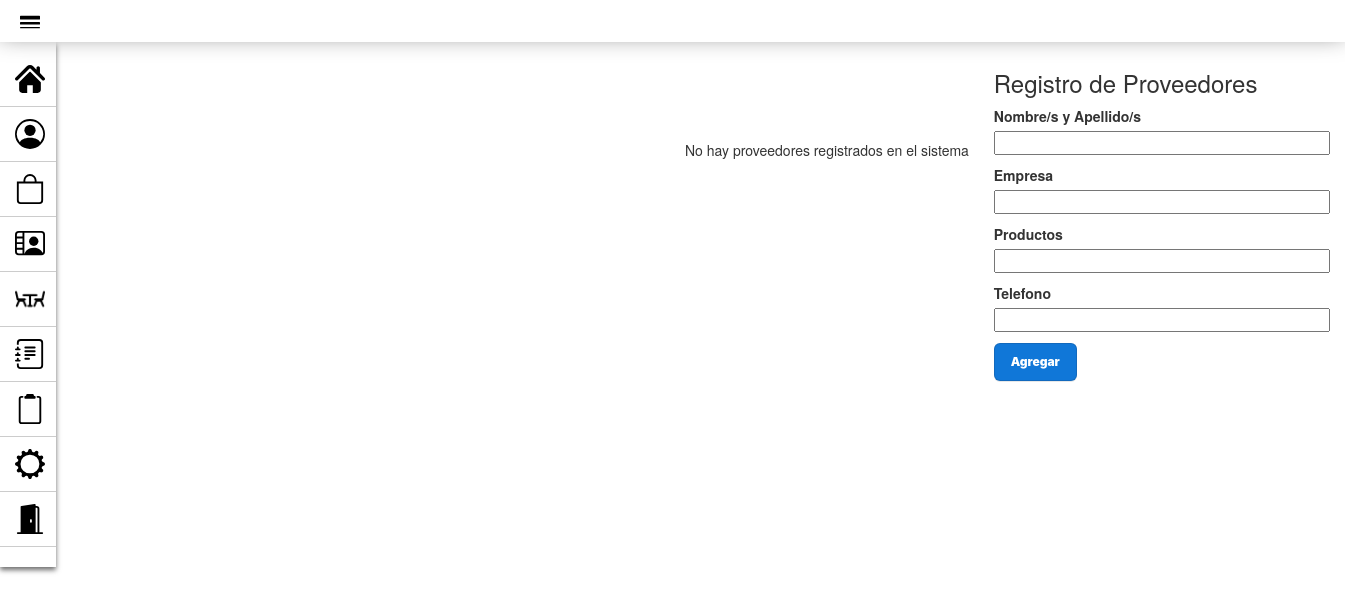
The app's page /PAGINA_GestionProveedores.php, older data.
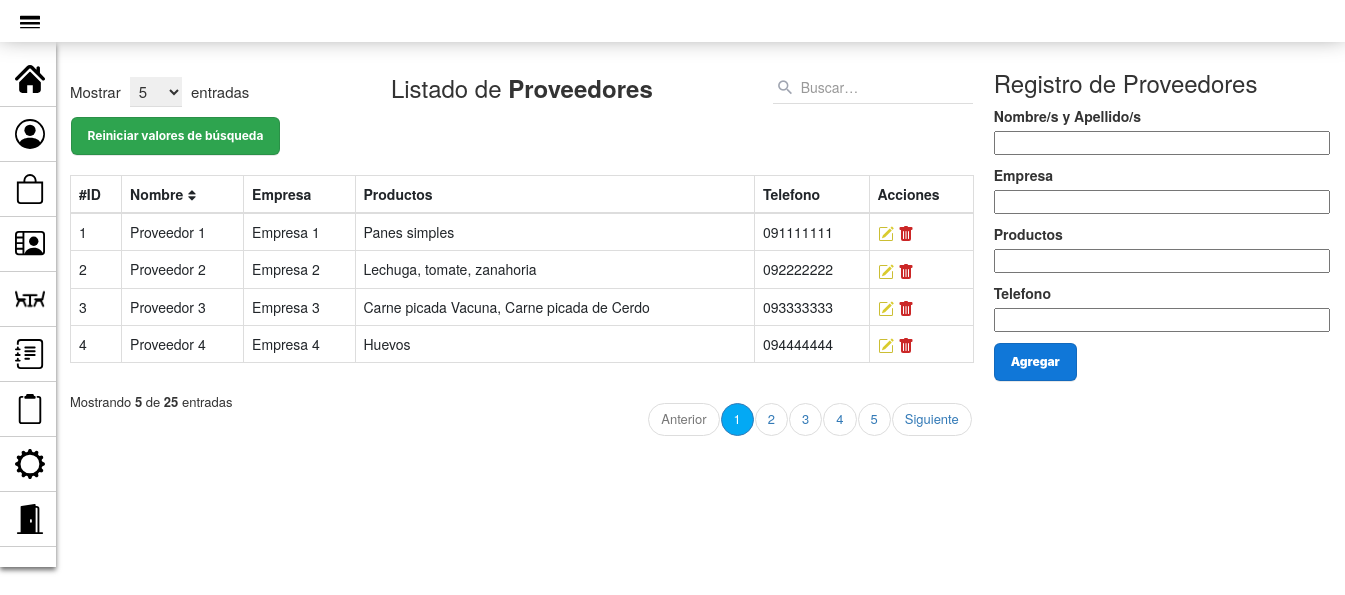
The same page, newer data.
### tables this page shows
CREATE TABLE `proveedor` (
  `id_proveedor` int(10) PRIMARY KEY NOT NULL AUTO_INCREMENT COMMENT 'ID del Proveedor',
  `nombre_apellido` varchar(60) NOT NULL COMMENT 'Nombre y Apellido del Proveedor',
  `empresa` varchar(40) NOT NULL COMMENT 'Empresa a la que pertenece el Proveedor',
  `productos` varchar(180) NOT NULL COMMENT 'Productos que proporciona el Proveedor',
  `telefono` varchar(18) NOT NULL COMMENT 'Teléfono del Proveedor'
);

### modelo/conexion.php (called while the page is built)
<?php
class Conectar{
    public static function conexion (){
        try{
            $host ="localhost";
            $user ="root";
            $pass="";
            $bd="proyecto_grupo2";
            $con = mysqli_connect($host,$user,$pass);
            mysqli_select_db($con,$bd);
            return $con;
        }catch(Exception $e){
    die('Error'.$e->getMessage());
    echo "La linea de error " . $e->getLine();
        }
    }
    }
?>

### modelo/Proveedor.php (called while the page is built, shortened)
<?php
class Proveedor
{
    private $con;
    private $proveedor;
    public function __construct()
    {
        require_once("conexion.php");
        $this->con = conectar::conexion();
    }
    public function listar_proveedores()
    {
        $sql = "SELECT * FROM proveedor ORDER BY id_proveedor";
        $query = mysqli_query($this->con, $sql);
        while ($filas = mysqli_fetch_array($query)) {
            $this->proveedor[] = $filas;
        }
        return $this->proveedor;
    }
}
?>

### vista/Proveedor_VISTA.php (the view, shortened to what the changed rows need)
<!DOCTYPE html>
<html lang="es">
<head>
    <link rel="stylesheet" href="assets/styles2.css">
    <link href="https://cdn.jsdelivr.net/npm/bootstrap@5.2.0/dist/css/bootstrap.min.css" rel="stylesheet">
    <link href="https://maxcdn.bootstrapcdn.com/bootstrap/3.3.7/css/bootstrap.min.css" rel="stylesheet">
</head>
<body>
    <div class="container">
        <div class="table-responsive">
            <div class="table-wrapper">
                <div class="table-title">
                    <div class="row">
                        <div class="col-xs-4">
                            <div class="show-entries">
                                <span>Mostrar</span>
                                <select>
                                    <option>5</option>
                                </select>
                                <span>entradas</span>
                            </div>
                        </div>
                        <div class="col-xs-4">
                            <h2 class="text-center">Listado de <b>Proveedores</b></h2>
                        </div>
                        <?php require_once("vista/BUSCAR_Proveedor_VISTA.php"); ?>
                        <table class="table table-bordered">
                            <thead>
                                <tr>
                                    <th>#ID</th>
                                    <th>Nombre<i class="fa fa-sort"></i></th>
                                    <th>Empresa</th>
                                    <th>Productos</th>
                                    <th>Telefono</th>
                                    <th>Acciones</th>
                                </tr>
                            </thead>
                            <tbody>
                                <?php foreach ($matrizProveedor as $proveedor) : ?>
                                    <tr>
                                        <td scope="row"><?php echo $proveedor['id_proveedor'] ?></td>
                                        <td><?php echo $proveedor['nombre_apellido'] ?></td>
                                        <td><?php echo $proveedor['empresa'] ?></td>
                                        <td><?php echo $proveedor['productos'] ?></td>
                                        <td><?php echo $proveedor['telefono'] ?></td>
                                        <td>
                                            <a href="PAGINA_ModificarProveedor.php?id=<?php echo $proveedor['id_proveedor'] ?>" title="Editar"><img src="assets/iconos/icono-editar-2.svg"></a>
                                            <a href="controlador/eliminar_Proveedor_controlador.php?id=<?php echo $proveedor['id_proveedor'] ?>" title="Eliminar" onclick="javascript:return asegurar();"><img src="assets/iconos/icono-papelera.svg"></a>
                                        </td>
                                    </tr>
                                <?php endforeach; ?>
                            </tbody>
                        </table>
                        <div class="clearfix">
                            <div class="hint-text">Mostrando <b>5</b> de <b>25</b> entradas</div>
                            <ul class="pagination">
                                <li class="page-item disabled"><a href="#">Anterior</a></li>
                                <li class="page-item active"><a href="#" class="page-link">1</a></li>
                                <li class="page-item"><a href="#" class="page-link">2</a></li>
                                <li class="page-item"><a href="#" class="page-link">3</a></li>
                                <li class="page-item"><a href="#" class="page-link">4</a></li>
                                <li class="page-item"><a href="#" class="page-link">5</a></li>
                                <li class="page-item"><a href="#" class="page-link">Siguiente</a></li>
                            </ul>
                        </div>
                    </div>
                </div>
</body>
</html>

### controlador/Proveedor_controlador.php
<?php
require_once("modelo/Proveedor.php");
$proveedores = new Proveedor();
$matrizProveedor = $proveedores->listar_proveedores();
if ($matrizProveedor) {
    require_once("vista/Proveedor_VISTA.php");
} else {
?>
    <div class="no_hay_registros">
        <?php echo "No hay proveedores registrados en el sistema"; ?>
    </div>
<?php
}
?>

### vista/BUSCAR_Proveedor_VISTA.php (shortened to what the changed rows need)
<!DOCTYPE html>
<html lang="es">
<head>
</head>
<body>
    <div class="col-xs-4">
        <form method="POST">
            <div class="search-box">
                <div class="input-group" type="text" name="busqueda">
                    <span class="input-group-addon"><i class="material-icons">&#xE8B6;</i></span>
                    <input type="text" name="proveedor" class="form-control" placeholder="Buscar&hellip;">
                </div>
            </div>
    </div>
    <div><input class="button-1" type="submit" value="Reiniciar valores de búsqueda"></input></div>
    </div>
    </div>
</body>
</html>

Row changes from the older to the newer data that the page shows:
added proveedor: id_proveedor "1", nombre_apellido "Proveedor 1", empresa "Empresa 1", productos "Panes simples", telefono "091111111"
added proveedor: id_proveedor "2", nombre_apellido "Proveedor 2", empresa "Empresa 2", productos "Lechuga, tomate, zanahoria", telefono "092222222"
added proveedor: id_proveedor "3", nombre_apellido "Proveedor 3", empresa "Empresa 3", productos "Carne picada Vacuna, Carne picada de Cerdo", telefono "093333333"
added proveedor: id_proveedor "4", nombre_apellido "Proveedor 4", empresa "Empresa 4", productos "Huevos", telefono "094444444"
Text that changed along with them:
form field value: (not shown) → "5"
form field value: (not shown) → "Reiniciar valores de búsqueda"
text no longer shown: "No hay proveedores registrados en el sistema"
text now shown: "Mostrar entradas Listado de Proveedores #ID Nombre Empresa Productos Telefono Acciones Mostrando 5 de 25 entradas Anterior 1 2 3 4 5 Siguiente"
